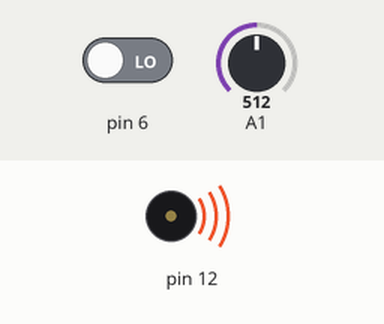
This sketch was run on a simulated Arduino Uno, built with avr-gcc and run on an emulated ATmega328P. On the bench: buzzer (waves = sounding). Inputs (shaded band) come from the test bench; at power-on: A1 = 512, pin 6 LOW. What the sketch prints to the serial monitor is not drawn.

Above: at 1.2 s.
1.3 s: A1 set to 239
3.3 s: A1 set to 218
At 4.2 s:
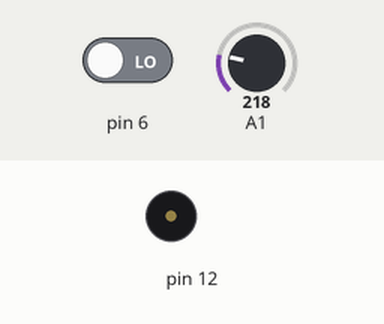
4.8 s: pin 6 driven HIGH
At 5.7 s:
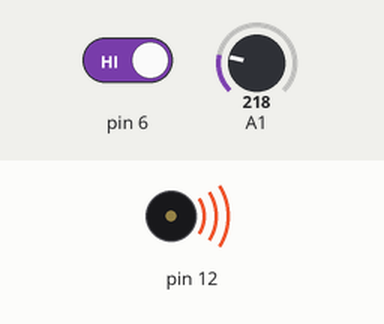
Timing chart, 0 to 7.8 s (numbered marks = the images above; inputs shaded):
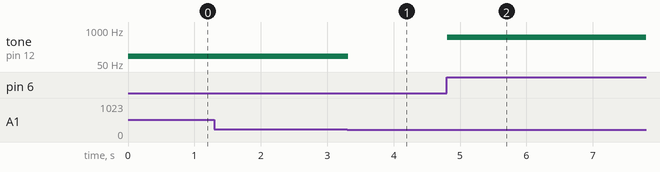

Measured:
- the behaviour switches between 228 and 227 on A1 (found by bisection; images 0 and 1)
- after the input at 3.3 s, tone on pin 12: 100 Hz → silent at once
- after the input at 4.8 s, tone on pin 12: silent → 523 Hz at once

The sketch:

smartphone.ino
```cpp
// C++ code
//
float temp;
void setup()
{
 pinMode(6,INPUT);
 pinMode(12,OUTPUT);
 Serial.begin(9600);
}

void loop()
{
 if(digitalRead(6)==HIGH){
   tone(12,523,1000);
   Serial.println("Unknown detected");
 }
 else{
 noTone(12);
 }
 temp=analogRead(A1);
 temp=temp*0.48828125;
 if(temp>=110.84){
   tone(12,100,2000);
   Serial.print("Above 60 c Temperature...");
 }
 else{
   noTone(12);
 }
}
```
